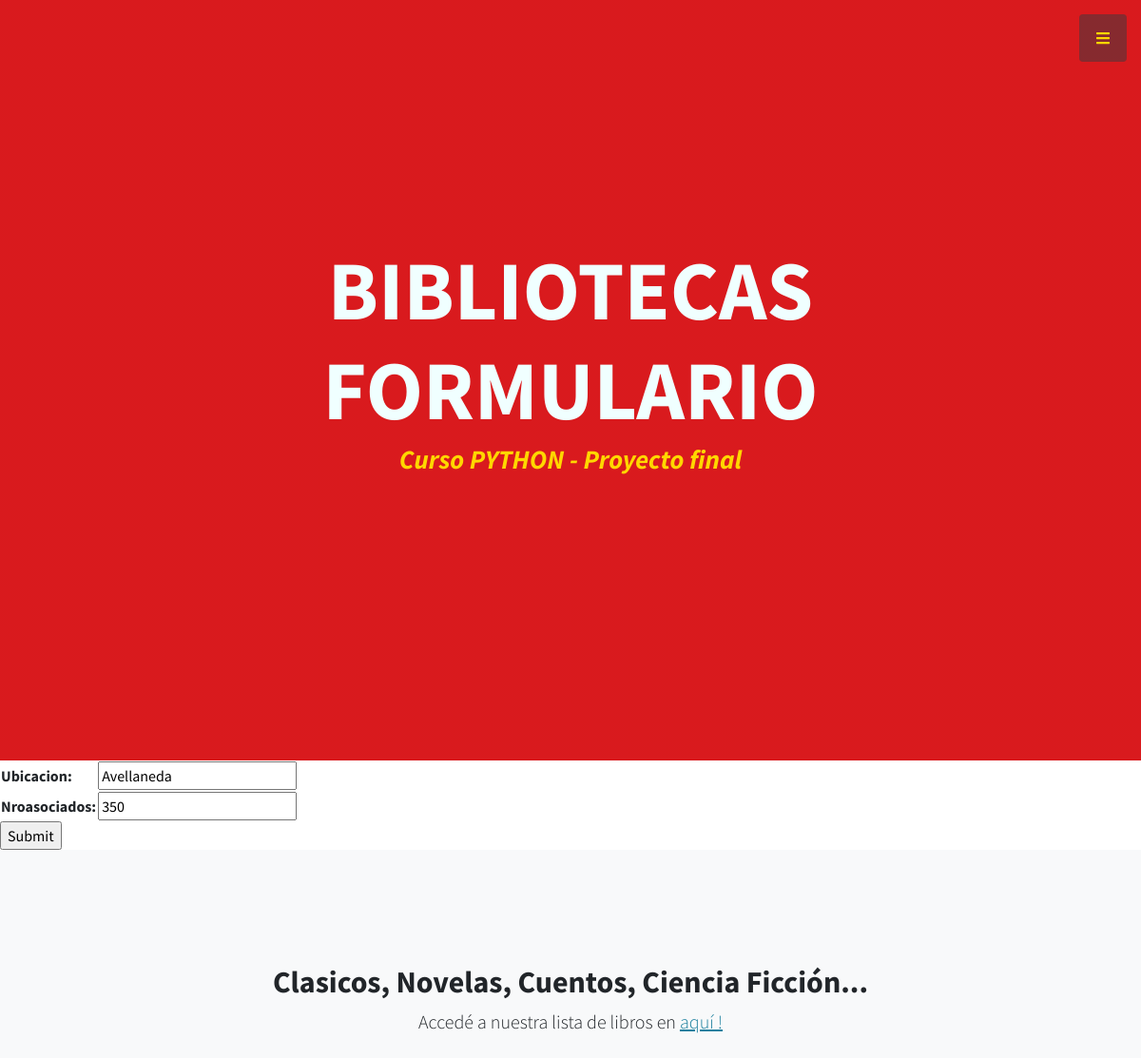
The app's page /App1/editarBibliotecas/Avellaneda/ (upper part), older data.
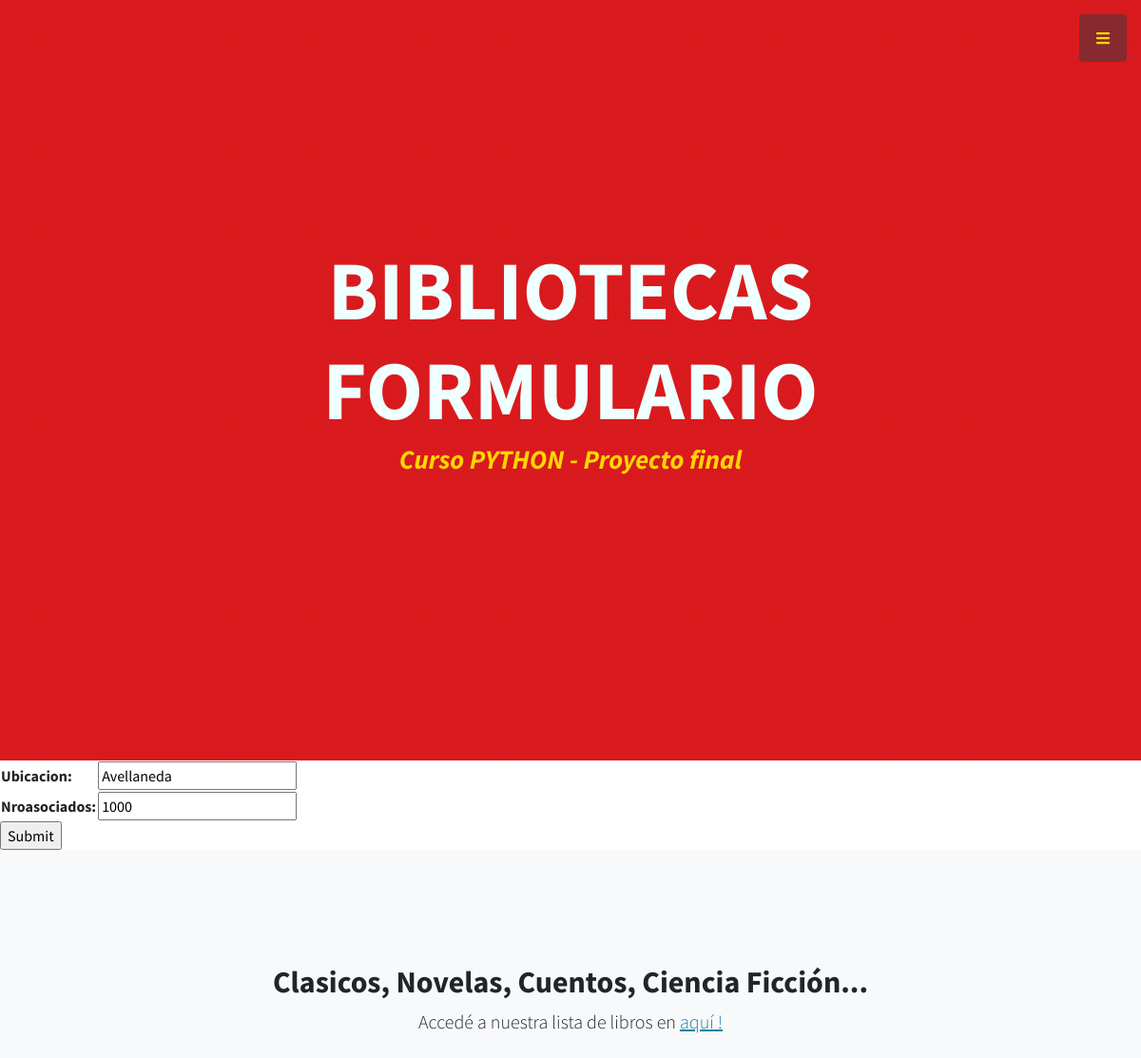
The same page, newer data.
### App1/models.py (models this page shows, shortened)
class Bibliotecas (models.Model):
     ubicacion = models.CharField(max_length=60)
     nroAsociados = models.IntegerField()

### App1/views.py (the view)
# urls.py: path('editarBibliotecas/<ubicacion_para_editar>/', views.editarBibliotecas, name="EditarBibliotecas"),
def editarBibliotecas(request, ubicacion_para_editar):
    biblioteca = Bibliotecas.objects.get(ubicacion=ubicacion_para_editar)
    if request.method == "POST":
        miFormulario = BibliotecasFormulario(request.POST)
        if miFormulario.is_valid():
            informacion = miFormulario.cleaned_data
            biblioteca.ubicacion = informacion["ubicacion"]
            biblioteca.nroAsociados = informacion["nroAsociados"]
            biblioteca.save()
            return render(request, "App1/inicio.html")
    else:
        miFormulario = BibliotecasFormulario(initial={"ubicacion":biblioteca.ubicacion,"nroAsociados":biblioteca.nroAsociados})
    return render(request, "App1/editarBibliotecas.html",{"miFormulario":miFormulario,"ubicacion_para_editar":ubicacion_para_editar})

### App1/forms.py
class BibliotecasFormulario(forms.Form):
    ubicacion = forms.CharField(required=True)
    nroAsociados = forms.IntegerField()

### App1/templates/App1/editarBibliotecas.html (shortened to what this page needs)
{% extends "App1/padre.html" %}
{% load static %}
{% block contenido2 %}
    <h1 class="mb-1" style="color: azure;"> BIBLIOTECAS <br> FORMULARIO </h1>
{% endblock %}
{% block contenido %}
    <form action="" method="POST">{% csrf_token %}
        <table>
        {{ miFormulario.as_table }}
        </table>
        <input type="submit" name="ENVIAR">
    </form>
{% endblock %}

Row changes from the older to the newer data that the page shows:
changed Bibliotecas "Avellaneda": nroAsociados "350" → "1000"
